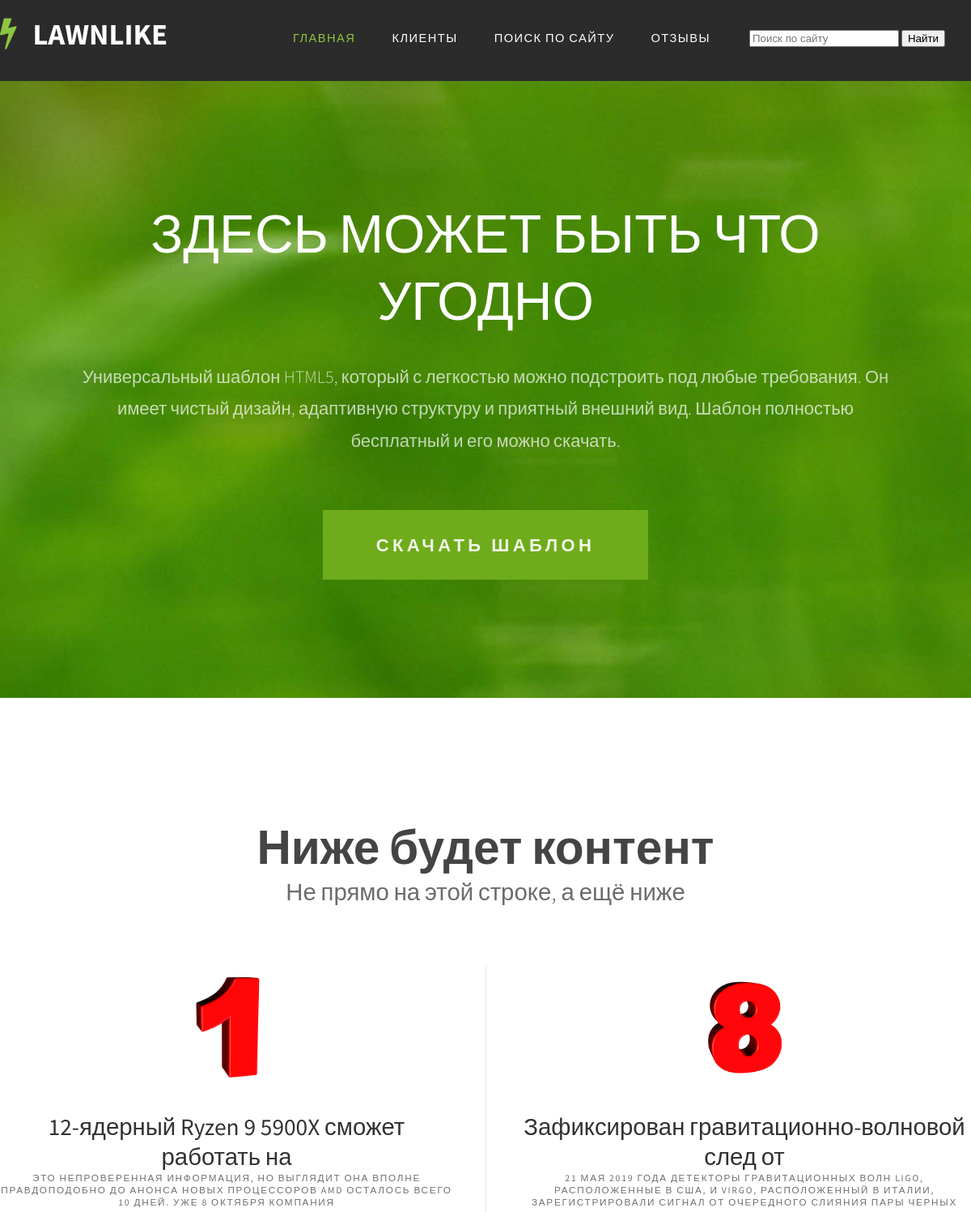
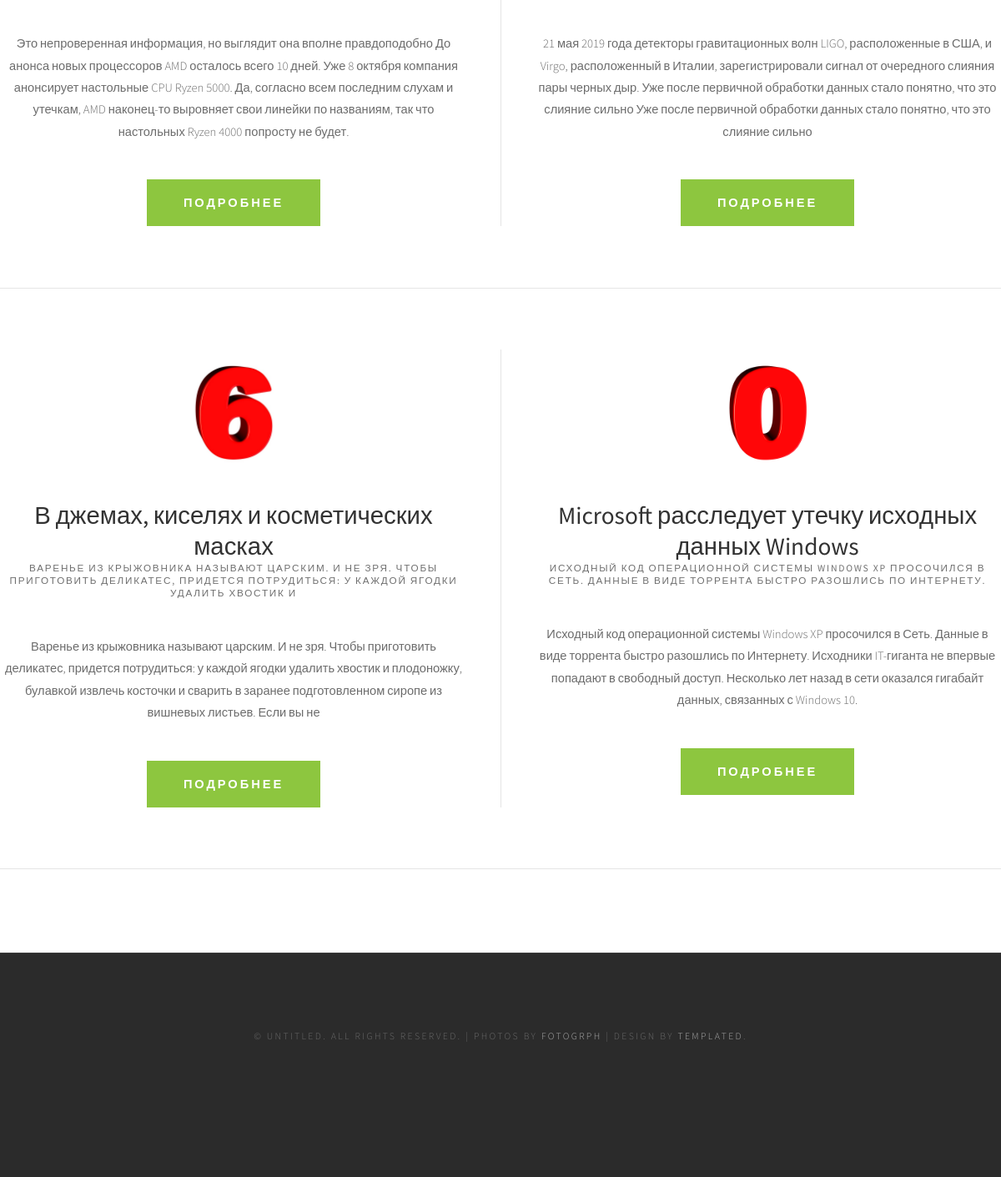
The page / on the database its author committed (2 pictures, top to bottom).
### tables this page shows
CREATE TABLE `main` (
  `id` int NOT NULL,
  `title` text NOT NULL,
  `text` text NOT NULL
);

CREATE TABLE `news` (
  `id` int NOT NULL,
  `title` varchar(255) NOT NULL,
  `preview_text` text NOT NULL,
  `detail_text` text NOT NULL,
  `date` datetime NOT NULL,
  `category_id` int NOT NULL,
  `image` varchar(20) DEFAULT NULL,
  `comment_cnt` int NOT NULL DEFAULT '0'
);

### core/function.php (called while the page is built, shortened)
<?php
function renderTemplate($name, $data = []){
    $name = $_SERVER['DOCUMENT_ROOT'] . '/templates/' . $name . '.php';
    extract($data);
    require_once $name;
    $result = ob_get_clean();
    return $result;
}

### main.php (called while the page is built)
<?php
require_once $_SERVER['DOCUMENT_ROOT'] . '/core/init.php';
$res = mysqli_query($link, "SELECT * FROM `news`");
$arSup = mysqli_fetch_all($res, MYSQLI_ASSOC);
$main = mysqli_query($link, "SELECT * FROM `main`");
$arMain = mysqli_fetch_all($main, MYSQLI_ASSOC);

### templates/main.php (the view)
<div id="header-featured">
    <div id="banner-wrapper">
        <div id="banner" class="container">
            <? if(is_array($main)):?>
                <? foreach ($main as $value):?>
                    <h2><?=$value['title'];?></h2>
                    <p><?=$value['text'];?></p>
                <?endforeach;?>
            <?else:?>
                <p>not array</p>
            <?endif;?>
            <a href="https://helix.su/temp/universal/3140-lawnlike-mnogofunkcionalnyy-shablon-html5.html" class="button">Скачать шаблон</a>
        </div>
    </div>
</div>
<div id="wrapper">
    <div id="featured-wrapper">
        <div id="featured" class="extra2  container">
            <div class="main-title">
                <h2>Ниже будет контент</h2>
                <span class="byline">Не прямо на этой строке, а ещё ниже</span>
            </div>
            <? for ($i = 0; $i < count($mass); $i = $i+2):?>
                <div class="extra2 margin-btm container">
                    <div class="ebox1">
                            <img class="img_news" src="<?=IMG_PATH;?>/<?=$mass[$i]['image'];?>">
                        <div class="title">
                            <h2><?=$mass[$i]['title'];?></h2>
                            <span class="byline"><?=$mass[$i]['preview_text'];?></span>
                        </div>
                        <p><?=$mass[$i]['detail_text'];?> </p>
                        <a href="detail.php?id=<?=$mass[$i]['id'];?>" class="button">Подробнее</a>
                    </div>
                    <div class="ebox2">
                                <img class="img_news" src="<?=IMG_PATH;?>/<?=$mass[$i + 1]['image'];?>">
                        <div class="title">
                            <h2><?=$mass[$i + 1]['title'];?></h2>
                            <span class="byline"><?=$mass[$i + 1]['preview_text'];?></span>
                        </div>
                        <p><?=$mass[$i + 1]['detail_text'];?></p>
                        <a href="detail.php?id=<?=$mass[$i + 1]['id'];?>" class="button">Подробнее</a>
                    </div>
                </div>
            <? endfor;?>
        </div>
    </div>
</div>

### templates/layout.php (shortened to what this page needs)
<!DOCTYPE>
<html xmlns="http://www.w3.org/1999/xhtml">
<head>
    <link href="/public/default.css" rel="stylesheet" type="text/css" media="all" />
    <link href="/public/fonts.css" rel="stylesheet" type="text/css" media="all" />
</head>
<body>
<div id="header-wrapper">
    <div id="header" class="container">
        <div id="logo">
            <h1><span class="fa fa-bolt"></span><a href="https://helix.su/temp/universal/3140-lawnlike-mnogofunkcionalnyy-shablon-html5.html">LawnLike</a></h1>
        </div>
        <div class="my_menu" id="menu">
            <ul>
                <li<?if($menu == 'main'):?> class="active current_page_item"<?endif;?>><a href="/">Главная</a></li>
                <li<?if($menu == 'clients'):?> class="active current_page_item"<?endif;?>><a href="/clients.php">Клиенты</a></li>
                <li<?if($menu == 'search'):?> class="active current_page_item"<?endif;?>><a href="/search.php">Поиск по сайту</a></li>
                <li<?if($menu == 'comments'):?> class="active current_page_item"<?endif;?>><a href="/comments.php">Отзывы</a></li>
            </ul>
        </div>
    </div>
</div>
<div id="search" class="search_my">
    <form id="search_form" name="search_form" method="get" action="/search.php">
                <span>
                   <input type="search" name="search" id="input_search" class="input_search" placeholder="Поиск по сайту" value="<?=$_GET['search'];?>">
                </span>
        <input type="submit" name="button" value="Найти">
    </form>
</div>
        <?=$content;?>
<div id="copyright" class="container">
    <p>&copy; Untitled. All rights reserved. | Photos by
        <a href="http://fotogrph.com/">Fotogrph</a>
        | Design by <a href="http://templated.co" rel="nofollow">TEMPLATED</a>.</p>
</div>
</body>
</html>

### index.php
<?php
require_once $_SERVER['DOCUMENT_ROOT'] . '/core/init.php';
require_once $_SERVER['DOCUMENT_ROOT'] . '/main.php';
$title = 'Главная страница';
$page_content = renderTemplate('main', [
    'mass' => $arSup,
    'main' => $arMain
]);
$general = renderTemplate('layout', [
    'content' => $page_content,
    'title' => $title,
    'menu' => 'main',
]);
echo $general;

### public/default.css (style rules this page uses)
html, body { height: 100%; }
body { margin: 0px; padding: 0px; background: #2b2b2b; font-family: 'Source Sans Pro', sans-serif; font-size: 11pt; font-weight: 300; color: #6c6c6c }
h1, h2, h3 { margin: 0; padding: 0; font-weight: 600; color: #454445; }
p, ol, ul { margin-top: 0; }
ol, ul { padding: 0; list-style: none; }
p { line-height: 180%; }
a { color: #2C383B; }
.container { margin: 0px auto; width: 1200px; }
.button { display: inline-block; padding: 1.3em 3em; background: #8dc63f; -moz-transition: opacity 0.25s ease-in-out; -webkit-transition: opacity 0.25s ease-in-out; -o-transition: opacity 0.25s ease-in-out; -ms-transition: opacity 0.25s ease-in-out; transition: opacity 0.25s ease-in-out; letter-spacing: 0.20em; text-decoration: none; text-transform: uppercase; font-weight: 600; color: #FFF; }
.title { margin-bottom: 3em; }
.title h2 { font-weight: 400; font-size: 2.8em; color: #323232; }
.title .byline { letter-spacing: 0.15em; text-transform: uppercase; font-weight: 400; font-size: 1.1em; color: #6F6F6F; }
#header-wrapper { background: #2b2b2b; }
#header { position: relative; height: 100px; }
#logo { position: absolute; top: 0em; width: 100%; }
#logo h1 { display: inline-block; font-size: 2.5em; text-transform: uppercase; font-weight: 700; color: #ED7070; padding-right: 0.50em; border-right: 1px solid rgba(0,0,0,.1); }
#logo span { display: inline-block; padding-right: .50em; letter-spacing: 0.10em; text-transform: uppercase; font-size: 0.90em; }
#logo a { text-decoration: none; color: #FFF; }
#logo .fa { color: #8dc63f; }
#logo .fa:after { position: absolute; display: inline-block; padding-right: 2em; }
#menu { position: absolute; right: 300px; top: 1.6em; }
#menu ul { display: inline-block; }
#menu li { display: block; float: left; text-align: center; }
#menu li a, #menu li span { display: inline-block; margin-left: 1px; padding: 1em 1.5em 0em 1.5em; letter-spacing: 0.10em; text-decoration: none; font-size: 1em; text-transform: uppercase; outline: 0; color: #FFF; }
#menu .current_page_item a { color: #8dc63f; }
#header-featured { padding: 10em 0em; background-image: url(images/banner.jpg); background-position: center; background-size: cover; }
#banner { overflow: hidden; width: 1000px; text-align: center; color: rgba(255,255,255,.7); font-size: 1.5em; }
#banner a { color: rgba(255,255,255,.9); }
#banner h2 { padding-bottom: 0.50em; font-weight: 400; font-size: 3em; color: #FFF; }
#banner .button { margin-top: 2em; background: #6fac1b; }
#wrapper { background: #FFF; padding-bottom: 100px; !important; }
#copyright { overflow: hidden; padding: 6em 0em 10em 0em; border-top: 1px solid rgba(255,255,255,0.08); }
#copyright p { letter-spacing: 0.20em; text-align: center; text-transform: uppercase; font-size: 0.80em; color: rgba(255,255,255,0.3); }
#copyright a { text-decoration: none; color: rgba(255,255,255,0.6); }
#featured-wrapper { overflow: hidden; padding: 10em 0em 0em 0em; background: #FFF; text-align: center; }
#featured { overflow: hidden; }
#featured .main-title { margin-bottom: 4em; }
#featured .main-title h2 { font-size: 4em; }
#featured .main-title .byline { font-size: 2em; }
.margin-btm { overflow: hidden; margin-bottom: 0em; margin-top: 5em; padding-bottom: 5em; border-bottom: 1px solid rgba(0,0,0,.1); }
.extra2 .button { margin-top: 2em; }
.extra2 .title h2 { font-size: 2em; }
.extra2 .title .byline { font-size: 0.80em; }
.extra2 .ebox1, .extra2 .ebox2 { width: 560px; }
.extra2 .ebox1 { float: left; padding-right: 40px; border-right: 1px solid rgba(0,0,0,.1); }
.extra2 .ebox2 { float: right; }
a { text-decoration: none; }
.img_news { width: 150px; height: 150px; margin-bottom: 30px; }
#search_form { position: absolute; top: 37px; right: 32px; }

### rows shown on the page
main: title "ЗДЕСЬ МОЖЕТ БЫТЬ ЧТО УГОДНО", text "Универсальный шаблон HTML5, который с легкостью можно подстроить под любые требования. Он имеет чистый дизайн, адаптивную структуру и приятный внешний вид. Шаблон полностью бесплатный и его можно скачать."
news: image (picture), title "12-ядерный Ryzen 9 5900X сможет работать на", preview_text "ЭТО НЕПРОВЕРЕННАЯ ИНФОРМАЦИЯ, НО ВЫГЛЯДИТ ОНА ВПОЛНЕ ПРАВДОПОДОБНО ДО АНОНСА НОВЫХ ПРОЦЕССОРОВ AMD ОСТАЛОСЬ ВСЕГО 10 ДНЕЙ. УЖЕ 8 ОКТЯБРЯ КОМПАНИЯ", detail_text "Это непроверенная информация, но выглядит она вполне правдоподобно До анонса новых процессоров AMD осталось всего 10 дней. Уже 8 октября компания анонсирует настольные CPU Ryzen 5000. Да, согласно всем последним слухам и утечкам, AMD наконец-то выровняет свои линейки по названиям, так что настольных Ryzen 4000 попросту не будет."
news: image (picture), title "Зафиксирован гравитационно-волновой след от", preview_text "21 МАЯ 2019 ГОДА ДЕТЕКТОРЫ ГРАВИТАЦИОННЫХ ВОЛН LIGO, РАСПОЛОЖЕННЫЕ В США, И VIRGO, РАСПОЛОЖЕННЫЙ В ИТАЛИИ, ЗАРЕГИСТРИРОВАЛИ СИГНАЛ ОТ ОЧЕРЕДНОГО СЛИЯНИЯ ПАРЫ ЧЕРНЫХ", detail_text "21 мая 2019 года детекторы гравитационных волн LIGO, расположенные в США, и Virgo, расположенный в Италии, зарегистрировали сигнал от очередного слияния пары черных дыр. Уже после первичной обработки данных стало понятно, что это слияние сильно Уже после первичной обработки данных стало понятно, что это слияние сильно"
news: image (picture), title "В джемах, киселях и косметических масках", preview_text "ВАРЕНЬЕ ИЗ КРЫЖОВНИКА НАЗЫВАЮТ ЦАРСКИМ. И НЕ ЗРЯ. ЧТОБЫ ПРИГОТОВИТЬ ДЕЛИКАТЕС, ПРИДЕТСЯ ПОТРУДИТЬСЯ: У КАЖДОЙ ЯГОДКИ УДАЛИТЬ ХВОСТИК И", detail_text "Варенье из крыжовника называют царским. И не зря. Чтобы приготовить деликатес, придется потрудиться: у каждой ягодки удалить хвостик и плодоножку, булавкой извлечь косточки и сварить в заранее подготовленном сиропе из вишневых листьев. Если вы не"
news: image (picture), title "Microsoft расследует утечку исходных данных Windows", preview_text "ИСХОДНЫЙ КОД ОПЕРАЦИОННОЙ СИСТЕМЫ WINDOWS XP ПРОСОЧИЛСЯ В СЕТЬ. ДАННЫЕ В ВИДЕ ТОРРЕНТА БЫСТРО РАЗОШЛИСЬ ПО ИНТЕРНЕТУ.", detail_text "Исходный код операционной системы Windows XP просочился в Сеть. Данные в виде торрента быстро разошлись по Интернету. Исходники IT-гиганта не впервые попадают в свободный доступ. Несколько лет назад в сети оказался гигабайт данных, связанных с Windows 10."
